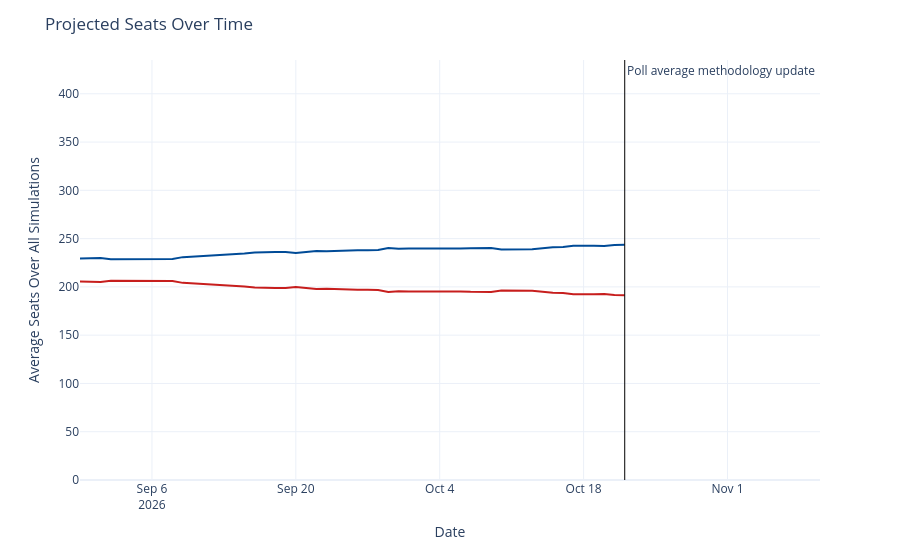

Source (notebook cell):
### Code cell
seats_over_time = output_ts[(output_ts['geo'] == 'US House') &
                             (output_ts['type'] == 'seats')]
seats_over_time['rep_seats'] = seats_over_time['y'].map(lambda x: 435 - x)
seats_over_time = seats_over_time.rename({'y': 'Democrats', 'rep_seats': 'Republicans'}, axis=1)
seats_time_ser = px.line(seats_over_time, x='date', y=['Democrats', 'Republicans'], template='plotly_white',
                        color_discrete_map={'Democrats': '#004b97', 'Republicans': '#c71e1d'},)
seats_time_ser.update_traces(hovertemplate="%{y:.1f}")
seats_time_ser.update_layout(
    xaxis=dict(range=[pd.to_datetime('2026-08-30'), pd.to_datetime('2026-11-10')]),
    yaxis=dict(range=[0, 435]),
    xaxis_title='Date',
    yaxis_title='Average Seats Over All Simulations',
    title=dict(text="Projected Seats Over Time"),
    hovermode="x",
    showlegend=False
)
seats_time_ser.add_vline(x=pd.to_datetime('2026-10-22').timestamp() * 1000, line_width=1, line_color='black',
                          annotation_text='Poll average methodology update', annotation_position='top right')
seats_time_ser

### Figure 1 — Plotly figure (JSON) as saved in the notebook; plotly's stock layout.template omitted (floating-point values rounded to 4 significant figures)
{"data": [{"hovertemplate": "%{y:.1f}", "legendgroup": "Democrats", "line": {"color": "#004b97", "dash": "solid"}, "marker": {"symbol": "circle"}, "mode": "lines", "name": "Democrats", "orientation": "v", "showlegend": true, "type": "scatter", "x": ["2026-08-30", "2026-08-31", "2026-09-01", "2026-09-02", "2026-09-03", "2026-09-04", "2026-09-05", "2026-09-06", "2026-09-07", "2026-09-08", "2026-09-09", "2026-09-14", "2026-09-15", "2026-09-16", "2026-09-17", "2026-09-18", "2026-09-19", "2026-09-20", "2026-09-21", "2026-09-22", "2026-09-23", "2026-09-24", "2026-09-25", "2026-09-26", "2026-09-27", "2026-09-28", "2026-09-29", "2026-09-30", "2026-10-01", "2026-10-02", "2026-10-03", "2026-10-04", "2026-10-05", "2026-10-06", "2026-10-07", "2026-10-08", "2026-10-09", "2026-10-10", "2026-10-11", "2026-10-12", "2026-10-13", "2026-10-15", "2026-10-16", "2026-10-17", "2026-10-18", "2026-10-19", "2026-10-20", "2026-10-21", "2026-10-22"], "xaxis": "x", "y": [229.4, 230.0, 230.0, 228.5, 228.5, 228.7, 228.7, 228.9, 228.8, 228.9, 230.8, 233.6, 234.7, 235.7, 236.2, 236.1, 236.0, 235.0, 236.2, 237.2, 236.9, 237.4, 237.9, 237.9, 237.9, 238.2, 240.4, 239.5, 239.7, 239.6, 239.5, 239.7, 239.8, 239.7, 240.1, 240.1, 240.2, 238.8, 238.7, 238.7, 238.9, 240.9, 241.3, 242.6, 242.9, 242.5, 242.4, 243.5, 243.7], "yaxis": "y"}, {"hovertemplate": "%{y:.1f}", "legendgroup": "Republicans", "line": {"color": "#c71e1d", "dash": "solid"}, "marker": {"symbol": "circle"}, "mode": "lines", "name": "Republicans", "orientation": "v", "showlegend": true, "type": "scatter", "x": ["2026-08-30", "2026-08-31", "2026-09-01", "2026-09-02", "2026-09-03", "2026-09-04", "2026-09-05", "2026-09-06", "2026-09-07", "2026-09-08", "2026-09-09", "2026-09-14", "2026-09-15", "2026-09-16", "2026-09-17", "2026-09-18", "2026-09-19", "2026-09-20", "2026-09-21", "2026-09-22", "2026-09-23", "2026-09-24", "2026-09-25", "2026-09-26", "2026-09-27", "2026-09-28", "2026-09-29", "2026-09-30", "2026-10-01", "2026-10-02", "2026-10-03", "2026-10-04", "2026-10-05", "2026-10-06", "2026-10-07", "2026-10-08", "2026-10-09", "2026-10-10", "2026-10-11", "2026-10-12", "2026-10-13", "2026-10-15", "2026-10-16", "2026-10-17", "2026-10-18", "2026-10-19", "2026-10-20", "2026-10-21", "2026-10-22"], "xaxis": "x", "y": [205.6, 205.0, 205.0, 206.5, 206.5, 206.3, 206.3, 206.1, 206.2, 206.1, 204.2, 201.4, 200.3, 199.3, 198.8, 198.9, 199.0, 200.0, 198.8, 197.8, 198.1, 197.6, 197.1, 197.1, 197.1, 196.8, 194.6, 195.5, 195.3, 195.4, 195.5, 195.3, 195.2, 195.3, 194.9, 194.9, 194.8, 196.2, 196.3, 196.3, 196.1, 194.1, 193.7, 192.4, 192.1, 192.5, 192.6, 191.5, 191.3], "yaxis": "y"}], "layout": {"annotations": [{"showarrow": false, "text": "Poll average methodology update", "x": 1792627200000, "xanchor": "left", "xref": "x", "y": 1, "yanchor": "top", "yref": "y domain"}], "hovermode": "x", "legend": {"title": {"text": "variable"}, "tracegroupgap": 0}, "margin": {"t": 60}, "shapes": [{"line": {"color": "black", "width": 1}, "type": "line", "x0": 1792627200000, "x1": 1792627200000, "xref": "x", "y0": 0, "y1": 1, "yref": "y domain"}], "showlegend": false, "title": {"text": "Projected Seats Over Time"}, "xaxis": {"anchor": "y", "domain": [0, 1], "range": ["2026-08-30T00:00:00", "2026-11-10T00:00:00"], "title": {"text": "Date"}}, "yaxis": {"anchor": "x", "domain": [0, 1], "range": [0, 435], "title": {"text": "Average Seats Over All Simulations"}}}}
